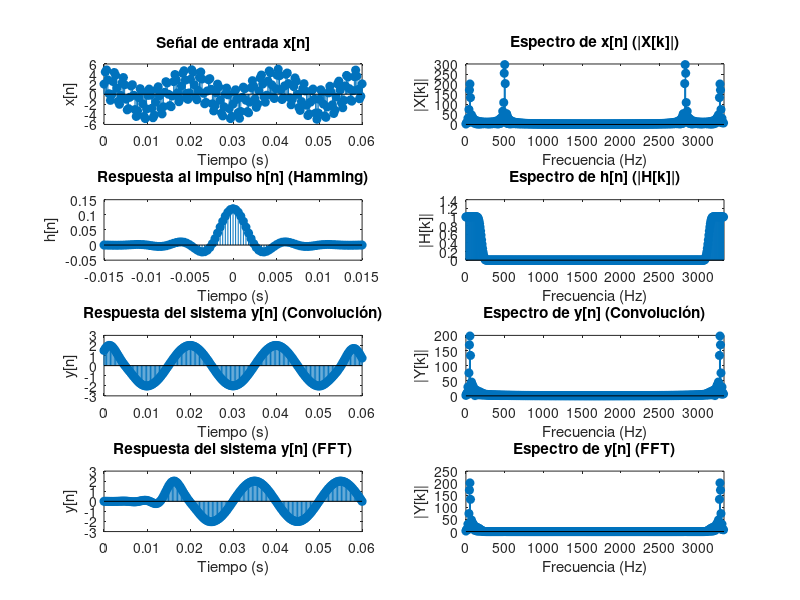

MATLAB code to generate this figure:
clc;
clear;
close all;

% Parámetros

Fm = 3333;           % Frecuencia de muestreo
Nx = 201;            % Cantidad de muestras de la señal


n = 0:Nx-1;

% Señal de entrada x[n]
x = 2*cos(2*pi*50/Fm*n) + 3*sin(2*pi*500/Fm*n);

% Frecuencia de corte
Fc = 200;            % Frecuencia de corte
Nh = 101;            % Longitud de la respuesta al impulso
nh = -(Nh-1)/2:(Nh-1)/2;

% Respuesta al impulso h[n] usando ventana de Hamming
hv = 2*Fc/Fm*sinc(2*Fc/Fm*nh) .* hamming(Nh).';
hvn = hv / sum(hv);      % Normalización

% Convolución en el tiempo
y_tiempo = conv(x, hvn, 'same');

% Vectores x[n] y h[n] con dimensión N = 2^r
N = 2^nextpow2(Nx + length(nh) - 1);

% Cero-padding de x[n] y h[n]
x_pad = [x, zeros(1, N - length(x))];
h_pad = [hvn, zeros(1, N - length(hvn))];

% Convolución utilizando FFT
X = fft(x_pad);
H = fft(h_pad);
Y = X .* H;
y_fft = ifft(Y);

% Gráficos
figure;

% Primer columna: señales en el tiempo
subplot(4, 2, 1);
stem(n/Fm, x, 'filled');
title('Señal de entrada x[n]');
xlabel('Tiempo (s)');
ylabel('x[n]');
xlim([0, (Nx-1)/Fm]);

subplot(4, 2, 3);
stem(nh/Fm, hvn, 'filled');
title('Respuesta al impulso h[n] (Hamming)');
xlabel('Tiempo (s)');
ylabel('h[n]');
xlim([min(nh)/Fm, max(nh)/Fm]);

subplot(4, 2, 5);
stem(n/Fm, y_tiempo, 'filled');
title('Respuesta del sistema y[n] (Convolución)');
xlabel('Tiempo (s)');
ylabel('y[n]');
xlim([0, (Nx-1)/Fm]);

subplot(4, 2, 7);
stem(n/Fm, y_fft(1:Nx), 'filled');
title('Respuesta del sistema y[n] (FFT)');
xlabel('Tiempo (s)');
ylabel('y[n]');
xlim([0, (Nx-1)/Fm]);

% Segunda columna: módulos de los espectros
frequencias = (0:N-1)*(Fm/N);

subplot(4, 2, 2);
stem(frequencias, abs(X), 'filled');
title('Espectro de x[n] (|X[k]|)');
xlabel('Frecuencia (Hz)');
ylabel('|X[k]|');
xlim([0, Fm]);

subplot(4, 2, 4);
stem(frequencias, abs(H), 'filled');
title('Espectro de h[n] (|H[k]|)');
xlabel('Frecuencia (Hz)');
ylabel('|H[k]|');
xlim([0, Fm]);

subplot(4, 2, 6);
stem(frequencias, abs(fft(y_tiempo, N)), 'filled');
title('Espectro de y[n] (Convolución)');
xlabel('Frecuencia (Hz)');
ylabel('|Y[k]|');
xlim([0, Fm]);

subplot(4, 2, 8);
stem(frequencias, abs(Y), 'filled');
title('Espectro de y[n] (FFT)');
xlabel('Frecuencia (Hz)');
ylabel('|Y[k]|');
xlim([0, Fm]);
